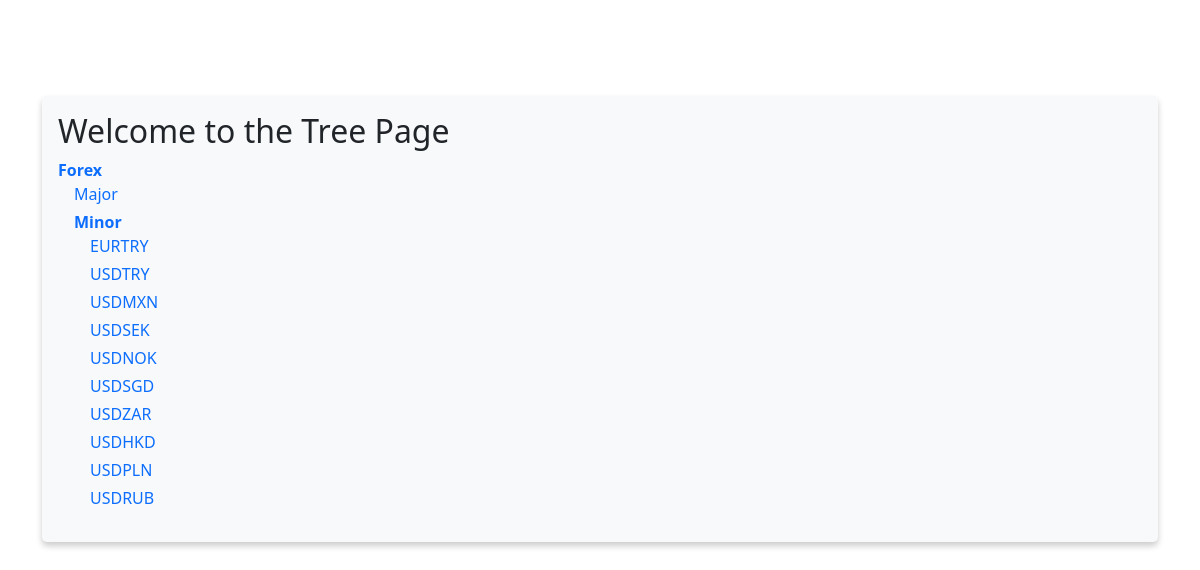
The page /tree_menu/?&main_menu=972 on the database its author committed.
### tree_menu/models.py (models this page shows, shortened)
class MenuItem(models.Model):
    title = models.CharField(max_length=255, verbose_name='Menu item title')
    slug = models.SlugField(max_length=255, verbose_name="Menu item slug")
    menu = models.ForeignKey(
        Menu, blank=True, related_name='items', on_delete=models.CASCADE
    )
    parent = models.ForeignKey(
        'self', blank=True, null=True, related_name='childrens', on_delete=models.CASCADE
    )
    class Meta:
        verbose_name = 'Menu item'
        verbose_name_plural = 'Menu items'

### tree_menu/views.py (the view)
# urls.py: path('tree_menu/', IndexPageView.as_view(), name='index')
class IndexPageView(TemplateView):
    template_name = "tree_menu/index.html"
    def get_context_data(self, **kwargs) -> dict:
        context = super().get_context_data(**kwargs)
        context['menu'] = Menu.objects.filter(slug='main_menu').first()
        return context
    def get(self, request: HttpRequest, *args, **kwargs) -> HttpResponse:
        response = super().get(request, *args, **kwargs)
        print("Number of database queries: ", len(connection.queries))
        return response

### tree_menu/templatetags/draw_menu.py (called while the page is built)
def build_querystring(context: Context, menu: str) -> str:
    querystring_args = []
    for key in context['request'].GET:
        if key != menu:
            querystring_args.append(f"{key}={context['request'].GET[key]}")
    querystring = '&'.join(querystring_args)
    return querystring

def get_child_items(items_values, current_item_id, selected_item_id_list):
    item_list = [item for item in items_values.filter(parent_id=current_item_id)]
    for item in item_list:
        if item['id'] in selected_item_id_list:
            item['child_items'] = get_child_items(items_values, item['id'], selected_item_id_list)
    return item_list

def get_selected_item_id_list(parent: MenuItem, primary_item: List[MenuItem], selected_item_id: int) -> List[int]:
    selected_item_id_list = []
    while parent:
        selected_item_id_list.append(parent.id)
        parent = parent.parent
    if not selected_item_id_list:
        for item in primary_item:
            if item.id == selected_item_id:
                selected_item_id_list.append(selected_item_id)
    return selected_item_id_list

### templates/tree_menu/index.html (shortened to what this page needs)
{% extends 'base.html' %}
{% load draw_menu %}
{% block content %}
<h2> Welcome to the Tree Page </h2>
{% if menu %}
    {% draw_menu 'main_menu' %}
{% else %}
    <p>Меню не найдено.</p>
{% endif %}
{% endblock %}

### templates/tree_menu/tree_menu.html
<ul class="list-unstyled">
    {% for item in items %}
        <li class="mb-1">
            <a href="?{{ other_querystring }}&{{ menu }}={{ item.id }}" class="text-decoration-none {% if item.child_items %}fw-bold{% endif %}">{{ item.title }}</a>
            {% with item.child_items as children %}
                {% if children %}
                    <ul class="list-unstyled ms-3">
                        {% include 'tree_menu/tree_menu.html' with items=children menu=menu other_querystring=other_querystring %}
                    </ul>
                {% endif %}
            {% endwith %}
        </li>
    {% endfor %}
</ul>

### templates/base.html (style rules this page uses)
body { padding-top: 5rem; }

### rows shown on the page
MenuItem: title "Forex"
MenuItem: title "Major"
MenuItem: title "Minor"
MenuItem: title "EURTRY"
MenuItem: title "USDTRY"
MenuItem: title "USDMXN"
MenuItem: title "USDSEK"
MenuItem: title "USDNOK"
MenuItem: title "USDSGD"
MenuItem: title "USDZAR"
MenuItem: title "USDHKD"
MenuItem: title "USDPLN"
MenuItem: title "USDRUB"
